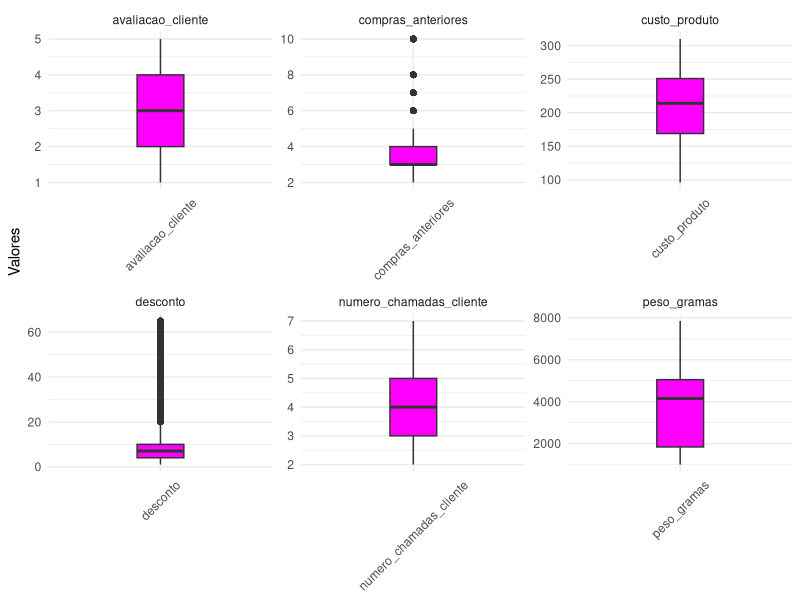
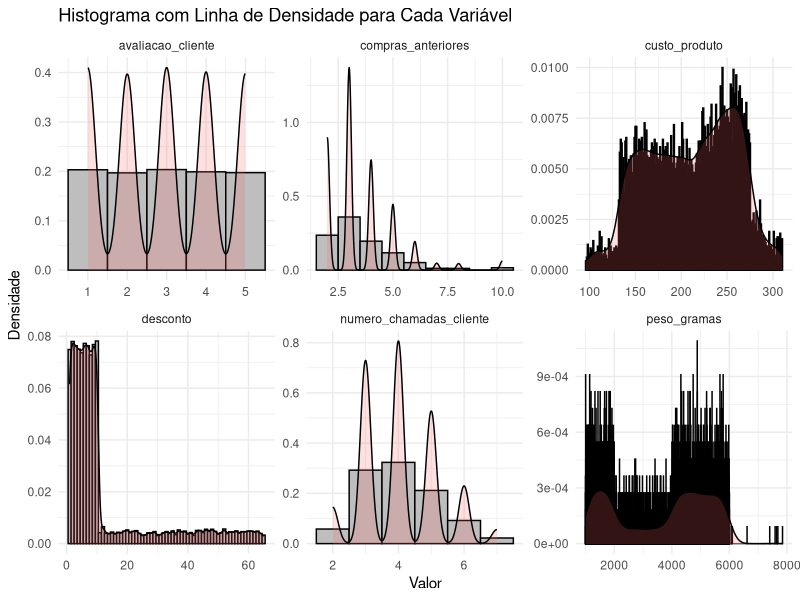
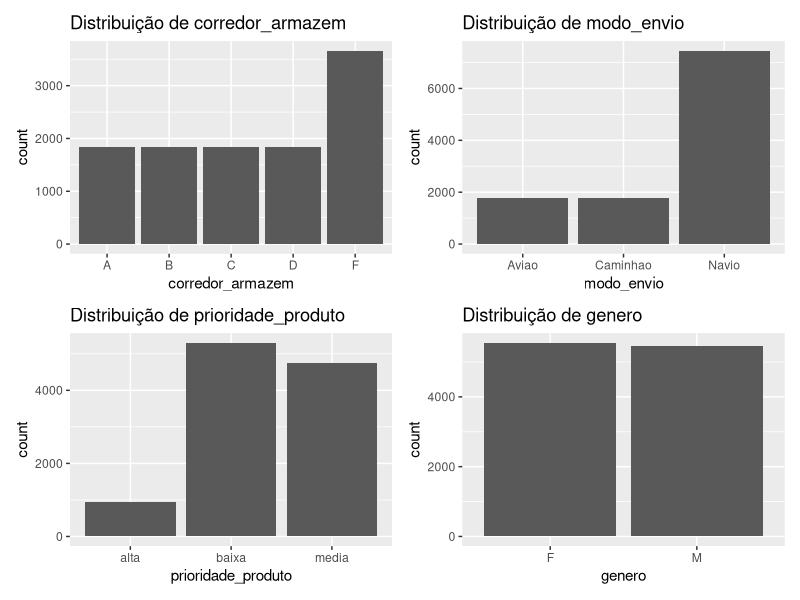

These figures' R source, in order: (Note: this script raises an error after producing the figures.)
####  Big Data Real-Time Analytics com Python e Spark  ####

# Configurando o diretório de trabalho
setwd("~/Desktop/DataScience/CienciaDeDados/2.Big-Data-Real-Time-Analytics-com-Python-e-Spark/4.Analise_Exploratoria_de_Dados")
getwd()



## Importando Pacotes
library(readxl)         # carregar arquivos
library(dplyr)          # manipula dados
library(tidyr)          # manipula dados (funcao pivot_longer)
library(ggplot2)        # gera gráficos




#############################             Estudo de Caso             #############################


###  Análise Exploratória e Data Wrangling Para E-Commerce Analytics



## Objetivo:

# - Este Estudo de Caso traz uma série de atividades em uma das tarefas mais importantes em Ciência de Dados, a Análise Exploratória.

# - Na Parte 1 do Estudo de Caso,a Análise Exploratória traz os detalhes técnicos com análise estatística, visualização de dados, interpretação de gráficos
#   e tabelas, análise univariada e bivariada e relatório de conclusão.

# - Na Parte 2 o foco é na Análise Exploratória para responder perguntas de negócio, onde os dados são manipulados através de Data Wrangling com Pandas e
#   analisados por diferentes perspectivas. Customização de gráficos é outro tema abordado durante as aulas.

# Todo Estudo de Caso é no contexto de um problema de negócio em E-Commerce Analytics.


### Definição do Problema

# - Uma empresa internacional de comércio eletrônico (E-commerce)que vende produtos eletrônicos deseja descobrir informações importantes de seu banco de dados
#   de clientes.

# - Os produtos ficam armazenados em um armazém na sede da empresa. Após concluir a compra no web site da empresa, o cliente recebe o produto em casa, em qualquer 
#   parte do mundo. Os produtos são enviados de Navio, Avião ou Caminhão, dependendo da região de entrega.

# - Em cada compra o cliente pode receber um desconto dependendo do peso do produto comprado. Cada cliente pode fazer chamadas ao suporte da empresa no caso de 
#   dúvidas ou problemas e após receber o produto o cliente pode deixar uma avaliação sobre a experiência de compra. O único dado pessoal sobre o cliente que está
#   disponível é o gênero.

# - Nosso trabalho neste Estudo de Caso é explorar os dados, compreender como estão organizados, detectar eventuais problemas e analisar os dados por diferentes
#   perspectivas.

# Trabalharemos com dados fictícios que representam dados reais de uma empresa de E-Commerce. Os dados estão disponíveis na pasta "dados".






## Carregando os Dados
df <- data.frame(read.csv2("dados/dataset.csv", sep = ","))
head(df)


## Realizando Análise Inicial (Sumário Estatístico, Veriricação de Valores NA, '' e especiais)

analise_inicial <- function(dataframe_recebido) {  # para encotrar linhas com caracter especial, vá para o fim do script
  # Sumário
  print(dim(dataframe_recebido))
  print(str(dataframe_recebido))
  print(summary(dataframe_recebido))
  cat("\n\n\n####  VERIFICANDO VALORES NA  ####\n\n")
  valores_na <- colSums(is.na(dataframe_recebido))
  if(any(valores_na > 0)) {
    cat("\n-> Colunas com valores NA:\n\n")
    print(valores_na[valores_na > 0])
  } else {
    cat("\n-> Não foram encontrados valores NA.\n")
  }
  cat("\n\n\n####  VERIFICANDO VALORES VAZIOS ''  ####\n\n")
  valores_vazios <- sapply(dataframe_recebido, function(x) sum(x == ""))
  if(any(valores_vazios > 0)) {
    cat("\n-> Colunas com valores vazios \"\":\n\n")
    print(valores_vazios[valores_vazios > 0])
  } else {
    cat("\n-> Não foram encontrados valores vazios \"\".\n")
  }
  cat("\n\n\n####  VERIFICANDO VALORES COM CARACTERES ESPECIAIS  ####\n\n")
  caracteres_especiais <- sapply(dataframe_recebido, function(x) {
    sum(sapply(x, function(y) {
      if(is.character(y) && length(y) == 1) {
        any(charToRaw(y) > 0x7E | charToRaw(y) < 0x20)
      } else {
        FALSE
      }
    }))
  })
  if(any(caracteres_especiais > 0)) {
    cat("\n-> Colunas com caracteres especiais:\n\n")
    print(caracteres_especiais[caracteres_especiais > 0])
  } else {
    cat("\n-> Não foram encontrados caracteres especiais.\n")
  }
}

analise_inicial(df)


## Modificando todas as variáveis do tipo chr para factor
df <- dplyr::mutate_if(df, is.character, as.factor)
str(df)


## Dividindo o Dataframe em Variáveis Categoricas, Variáveis Numéricas e Variável Alvo
names(df)

# Dataframe somente com as variáveis categóricas
df_categoricas <- df %>% 
  select(where(is.factor))

# Dataframe somente com as variáveis numéricas
df_numericas <- df %>% 
  select(where(is.numeric)) %>% 
  select(-ID, -entregue_no_prazo)

# Dataframe somente com a variável alvo/target "entregue_no_prazo"
df_target <- df %>%
  select(entregue_no_prazo) %>% 
  mutate(entregue_no_prazo = factor(entregue_no_prazo))



#### Explorando as Variáveis Numéricas

## Resumo Estatístico
summary(df_numericas)

# As colunas numero_chamadas_cliente, avaliacao_cliente e custo_produto parecem ter uma distribuição bastante simétrica (média e mediana não são tão diferentes).
# As colunas compras_anteriores e desconto parecem estar inclinadas para a direita (Média maior do que a Mediana).
# A coluna peso_gramas parece estar mais inclinada para a esquerda (Média menor do que a Mediana).


## Visualizando Através de Gráficos

# Transformar o dataframe para o formato longo apropriado para o ggplot
df_long_num <- df_numericas %>% 
  pivot_longer(
    cols = everything(), 
    names_to = "variable", 
    values_to = "value"
  )


# Box Plot
ggplot(data = df_long_num, aes(x = variable, y = value, fill = variable)) + 
  geom_boxplot(width = 0.25) +                                                       # Ajusta a largura dos boxes
  scale_fill_manual(values = rep("magenta", length(unique(df_long_num$variable)))) + 
  theme_minimal() + 
  theme(legend.position = "none", 
        axis.text.x = element_text(angle = 45, vjust = 0.5)) + 
  labs(x = NULL, y = "Valores") + 
  facet_wrap(~variable, scales = "free")

# Histograma  com linha de densidade para cada variável
ggplot(df_long_num, aes(x = value)) +
  geom_histogram(aes(y = ..density..), binwidth = 1, colour = "black", fill = "gray") +
  geom_density(alpha = .2, fill = "#FF6666") +
  facet_wrap(~ variable, scales = "free") +
  theme_minimal() +
  labs(title = "Histograma com Linha de Densidade para Cada Variável",
       x = "Valor",
       y = "Densidade")

rm(df_long_num)




#### Explorando as Variáveis Categóricas

## Resumo estatístico
summary(df_categoricas)


## Visualizando Através de Gráficos
head(df_categoricas)

# Transforma o dataframe de formato largo para longo
df_long_cat <- df_categoricas %>% 
  pivot_longer(cols = everything(), names_to = "categories", values_to = "values")


library(patchwork)

# Gráfico para corredor_armazem
grafico_corredor <- ggplot(df_categoricas, aes(x = corredor_armazem)) +
  geom_bar() +
  labs(title = "Distribuição de corredor_armazem")

# Gráfico para modo_envio
grafico_modo_envio <- ggplot(df_categoricas, aes(x = modo_envio)) +
  geom_bar() +
  labs(title = "Distribuição de modo_envio")

# Gráfico para prioridade_produto
grafico_prioridade <- ggplot(df_categoricas, aes(x = prioridade_produto)) +
  geom_bar() +
  labs(title = "Distribuição de prioridade_produto")

# Gráfico para genero
grafico_genero <- ggplot(df_categoricas, aes(x = genero)) +
  geom_bar() +
  labs(title = "Distribuição de genero")

# Colocando os gráficos em um único plot
grafico_completo <- (grafico_corredor | grafico_modo_envio) / (grafico_prioridade | grafico_genero)

grafico_completo

rm(grafico_corredor, grafico_modo_envio, grafico_prioridade, grafico_genero)





## Explorando a Variável Alvo

# Resumo Estatístico
summary(df_target)

# Visualizando Através de Gráficos














# Alternativa para encontrar a linha com caractere especial (somente 1 linha)
for (i in 1:nrow(df2)) {
  if (any(charToRaw(df2$installment[i]) > 0x7E) | any(charToRaw(df2$installment[i]) < 0x20)) {
    cat("A linha com o caractere especial na coluna 'installment' é:", i, "\n")
    break
  }
}
# Encontrar linhas QUE NÃO TEM caracteres especiais na coluna ESPECÍFICA (para mais de 1 linha com caracteres especiais)
linhas_com_caracteres_especiais <- which(sapply(df2$int_rate, function(x) grepl("[^\\x20-\\x7E]", x)))

# Exibir as linhas que contêm caracteres especiais, se houver
if (length(linhas_com_caracteres_especiais) > 0) {
  cat("Foram encontrados valores com caracteres especiais nas linhas:", paste(linhas_com_caracteres_especiais, collapse=", "), "\n")
} else {
  cat("Não foram encontrados valores com caracteres especiais.\n")
}
